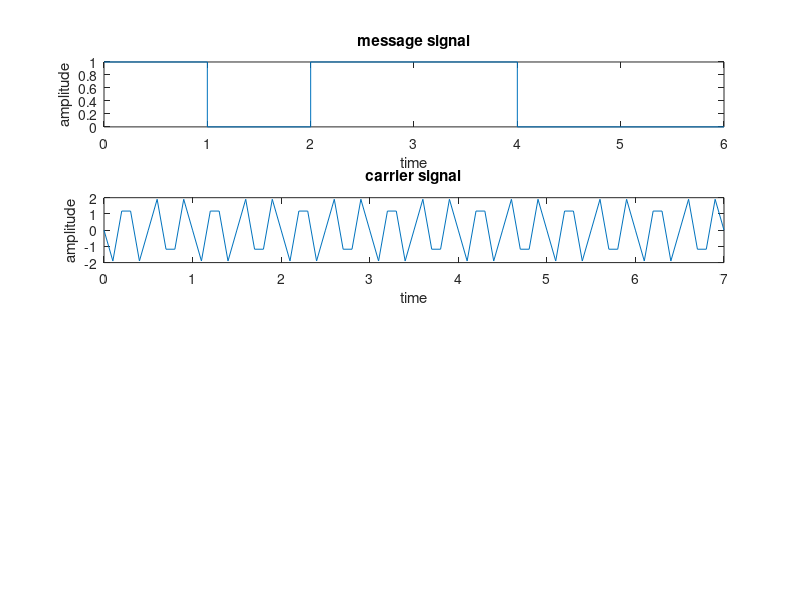

Write the MATLAB code that produced this figure. (Note: this script raises an error after producing the figure.)
clc;
close all;
clear all;

f=7; %carrier frequency 
a=2; %amplitude 
n=[1 0 1 1 0 0 0]; %The first 6 bits are used and an extra zero is added at the end to prevent array-size mismatch
t1 = 0:0.1:length(n);
t2 = 0:6;
y=a*sin(2*pi*f*t1);


%plotting the message signal 
subplot(4,1,1);
stairs(t2,n);
title('message signal');
xlabel('time');
ylabel('amplitude');

%plotting the carrier signal 
subplot(4,1,2);
plot(t1,y);
title('carrier signal');
xlabel('time');
ylabel('amplitude');

%modulation 
for i=1:7
    for j=(i-1)*100:i*100
        if(n(i)==1)
            s(j+1)=y(j+1);
        else
            s(j+1)=0;
        end
    end
end

%plotting the modulated signal 
subplot(4,1,3);
plot(t1,s);
title('modulated signal');
xlabel('time');
ylabel('amplitude');


%demodulation 
for i=1:7
    for j=(i-1)*100:i*100
        if(s(j+1)==y(j+1))
            x(j+1)=1;
        else 
            x(j+1)=0;
        end
    end
end

%plotting the demodulated signal 
subplot(4,1,4);
plot(t1,x);
title('ASK demodulated signal');
xlabel('time');
ylabel('amplitude');
